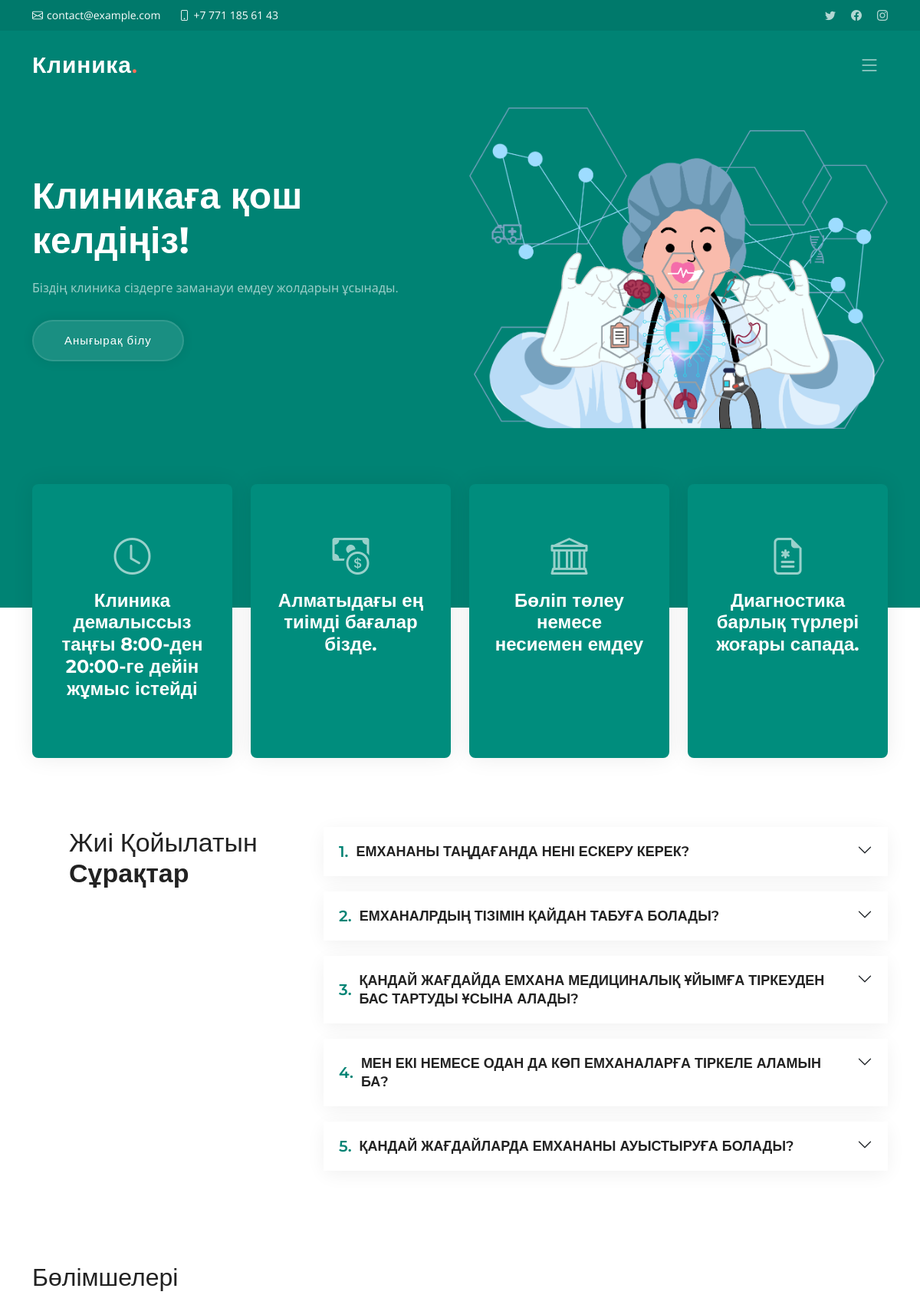
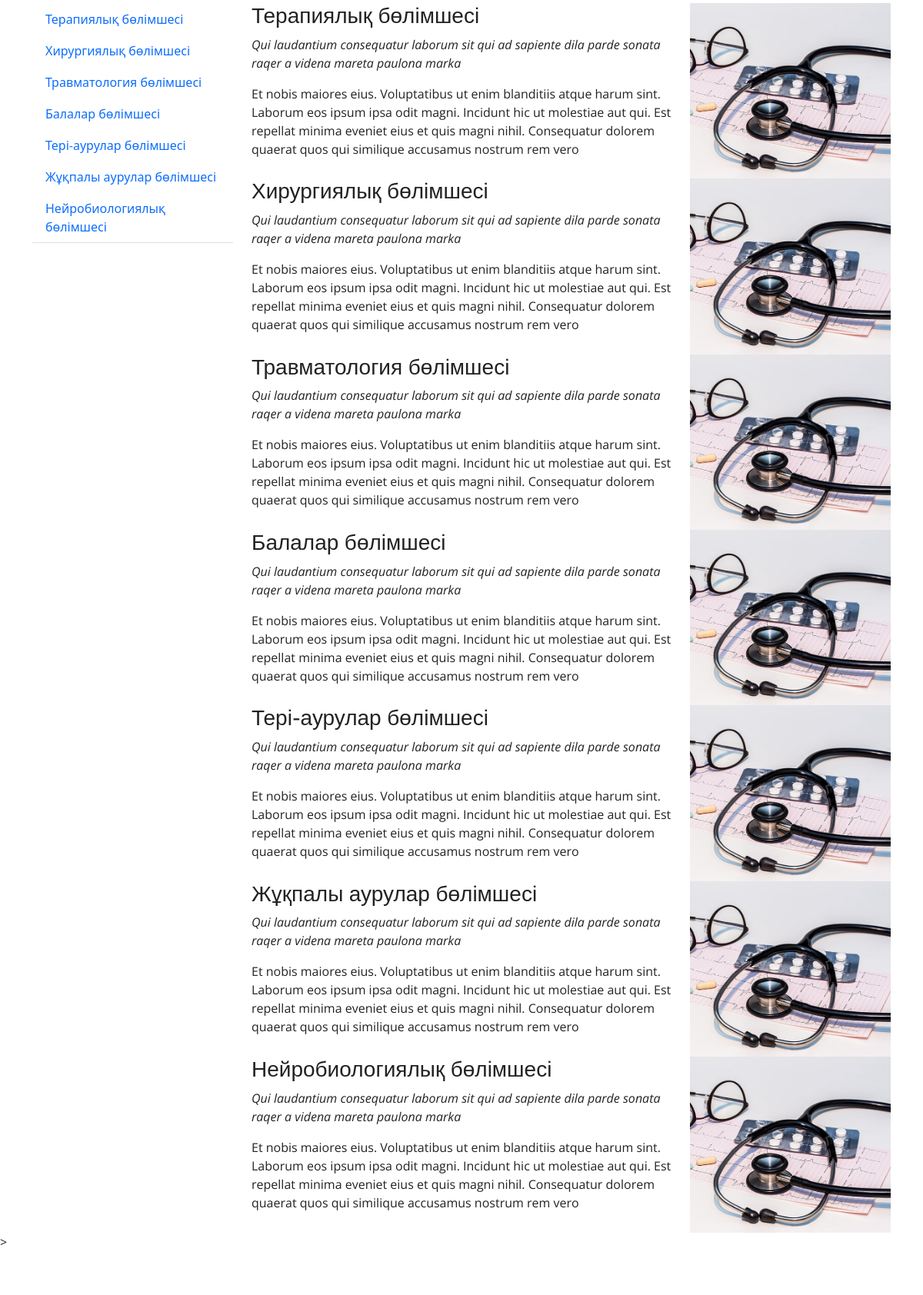
The app's page / (signed in, upper part) with its own data (2 pictures, top to bottom).
### website/models.py (models this page shows, shortened)
class Department(models.Model):
    name = models.CharField(max_length=70)

### website/views.py (the view)
# urls.py: path('', views.index, name='home'),
def index(request):
    doctors = Doctor.objects.all()
    departments = Department.objects.all()
    return render(request, "index.html", {"departments": departments, "doctors": doctors})

### website/templates/index.html (shortened to what this page needs)
{% extends 'base_template.html' %}
{% load static %}
{% block rels %}
  <link href="{% static "vendor/aos/aos.css" %}" rel="stylesheet">
  <link href="{% static "vendor/glightbox/css/glightbox.min.css" %}" rel="stylesheet">
  <link href="{% static "vendor/fontawesome-free/css/all.min.css" %}" rel="stylesheet">
  <link href="{% static "vendor/animate.css/animate.min.css" %}" rel="stylesheet">
  <link href="{% static "vendor/boxicons/css/boxicons.min.css" %}" rel="stylesheet">
  <link href="{% static "vendor/glightbox/css/glightbox.min.css" %}" rel="stylesheet">
  <link href="{% static "vendor/remixicon/remixicon.css" %}" rel="stylesheet">
{% endblock %}
{% block content %}
  <section id="hero" class="hero">
    <div class="container position-relative">
      <div class="row gy-5" data-aos="fade-in">
        <div class="col-lg-6 order-2 order-lg-1 d-flex flex-column justify-content-center text-center text-lg-start">
          <h2><span>Клиникаға</span> қош келдіңіз!</h2>
          <p>Біздің клиника сіздерге заманауи емдеу жолдарын ұсынады.</p>
          <div class="d-flex justify-content-center justify-content-lg-start">
            <a href="http://localhost:8000/about/" class="btn-get-started">Анығырақ білу</a>
            </div>
        </div>
        <div class="col-lg-6 order-1 order-lg-2">
          <img src="{% static "images/medic.png" %}" class="img-fluid" alt="" data-aos="zoom-out" data-aos-delay="100">
        </div>
      </div>
    </div>
    <div class="icon-boxes position-relative">
      <div class="container position-relative">
        <div class="row gy-4 mt-5">
          <div class="col-xl-3 col-md-6" data-aos="fade-up" data-aos-delay="100">
            <div class="icon-box">
              <div class="icon"><i class="bi bi-clock"></i></div>
                <h4 class="title"><a href="" class="stretched-link">Клиника демалыссыз таңғы 8:00-ден 20:00-ге дейін жұмыс істейді</a></h4>
            </div>
          </div>
          <div class="col-xl-3 col-md-6" data-aos="fade-up" data-aos-delay="200">
            <div class="icon-box">
              <div class="icon"><i class="bi bi-cash-coin"></i></div>
              <h4 class="title"><a href="" class="stretched-link">Алматыдағы ең тиімді бағалар бізде.</a></h4>
            </div>
          </div>
          <div class="col-xl-3 col-md-6" data-aos="fade-up" data-aos-delay="300">
            <div class="icon-box">
              <div class="icon"><i class="bi bi-bank"></i></div>
              <h4 class="title"><a href="" class="stretched-link">Бөліп төлеу немесе несиемен емдеу</a></h4>
            </div>
          </div>
          <div class="col-xl-3 col-md-6" data-aos="fade-up" data-aos-delay="500">
            <div class="icon-box">
              <div class="icon"><i class="bi bi-file-earmark-medical"></i></div>
              <h4 class="title"><a href="" class="stretched-link">Диагностика барлық түрлері жоғары сапада.</a></h4>
            </div>
          </div>
        </div>
      </div>
    </div>
  </section>
    <section id="faq" class="faq">
      <div class="container" data-aos="fade-up">
        <div class="row gy-4">
          <div class="col-lg-4">
            <div class="content px-xl-5">
              <h3>Жиі Қойылатын <strong>Сұрақтар</strong></h3>
            </div>
          </div>
          <div class="col-lg-8">
            <div class="accordion accordion-flush" id="faqlist" data-aos="fade-up" data-aos-delay="100">
              <div class="accordion-item">
                <h3 class="accordion-header">
                  <button class="accordion-button collapsed" type="button" data-bs-toggle="collapse" data-bs-target="#faq-content-1">
                    <span class="num">1.</span>
                   ЕМХАНАНЫ ТАҢДАҒАНДА НЕНІ ЕСКЕРУ КЕРЕК?
                  </button>
                </h3>
              </div>
              <div class="accordion-item">
                <h3 class="accordion-header">
                  <button class="accordion-button collapsed" type="button" data-bs-toggle="collapse" data-bs-target="#faq-content-2">
                    <span class="num">2.</span>
                     ЕМХАНАЛРДЫҢ ТІЗІМІН ҚАЙДАН ТАБУҒА БОЛАДЫ?
                  </button>
                </h3>
              </div>
              <div class="accordion-item">
                <h3 class="accordion-header">
                  <button class="accordion-button collapsed" type="button" data-bs-toggle="collapse" data-bs-target="#faq-content-3">
                    <span class="num">3.</span>
                    ҚАНДАЙ ЖАҒДАЙДА ЕМХАНА МЕДИЦИНАЛЫҚ ҰЙЫМҒА ТІРКЕУДЕН БАС ТАРТУДЫ ҰСЫНА АЛАДЫ?
                  </button>
                </h3>
              </div>
              <div class="accordion-item">
                <h3 class="accordion-header">
                  <button class="accordion-button collapsed" type="button" data-bs-toggle="collapse" data-bs-target="#faq-content-4">
                    <span class="num">4.</span>
                    МЕН ЕКІ НЕМЕСЕ ОДАН ДА КӨП ЕМХАНАЛАРҒА ТІРКЕЛЕ АЛАМЫН БА?
                  </button>
                </h3>
              </div>
              <div class="accordion-item">
                <h3 class="accordion-header">
                  <button class="accordion-button collapsed" type="button" data-bs-toggle="collapse" data-bs-target="#faq-content-5">
                    <span class="num">5.</span>
                    ҚАНДАЙ ЖАҒДАЙЛАРДА ЕМХАНАНЫ АУЫСТЫРУҒА БОЛАДЫ?
                  </button>
                </h3>
              </div>
            </div>
          </div>
        </div>
      </div>
    </section>
    <section id="departments" class="departments">
      <div class="container">
        <div class="section-title">
          <h2>Бөлімшелері</h2>
        </div>
        <div class="row gy-4">
          <div class="col-lg-3">
            <ul class="nav nav-tabs flex-column">
                {% for department in departments %}
                    <li class="nav-item">
                        <a class="nav-link" data-bs-toggle="tab" href="#tab-{{ department.id }}">{{ department.name }}</a>
                    </li>
                {% endfor %}
            </ul>
          </div>
          <div class="col-lg-9">
            <div class="tab-content">
                {% for department in departments %}
                    <div class="tab-pane active show" id="tab-{{ department.id }}">
                        <div class="row gy-4">
                            <div class="col-lg-8 details order-2 order-lg-1">
                                <h3>{{ department.name }}</h3>
                                <p class="fst-italic">Qui laudantium consequatur laborum sit qui ad sapiente dila parde sonata raqer a videna mareta paulona marka</p>
                                <p>Et nobis maiores eius. Voluptatibus ut enim blanditiis atque harum sint. Laborum eos ipsum ipsa odit magni. Incidunt hic ut molestiae aut qui. Est repellat minima eveniet eius et quis magni nihil. Consequatur dolorem quaerat quos qui similique accusamus nostrum rem vero</p>
                            </div>
                            <div class="col-lg-4 text-center order-1 order-lg-2">
                                <img src="assets/img/departments-1.jpg" alt="" class="img-fluid">
                            </div>
                        </div>
                    </div>
                {% endfor %}
            </div>
          </div>
      </div>
      </div>>
    </section>
  </main>
{% endblock %}

### website/static/css/main.css (style rules this page uses)
:root { --font-default: "Open Sans", system-ui, -apple-system, "Segoe UI", Roboto, "Helvetica Neue", Arial, "Noto Sans", "Liberation Sans", sans-serif, "Apple Color Emoji", "Segoe UI Emoji", "Segoe UI Symbol", "Noto Color Emoji"; --font-primary: "Montserrat", sans-serif; --font-secondary: "Poppins", sans-serif; }
:root { --color-default: #222222; --color-primary: #008374; --color-secondary: #f85a40; }
:root { scroll-behavior: smooth; }
body { font-family: var(--font-default); color: var(--color-default); }
a { color: var(--color-primary); text-decoration: none; }
h1, h2, h3, h4, h5, h6 { font-family: var(--font-primary); }
section { padding: 60px 0; overflow: hidden; scroll-margin-top: 70px; overflow: clip; }
.faq .content h3 { font-weight: 400; font-size: 34px; }
.faq .accordion-item { border: 0; margin-bottom: 20px; box-shadow: 0px 5px 25px 0px rgba(0, 0, 0, 0.06); border-radius: 10px; }
.faq .accordion-item:last-child { margin-bottom: 0; }
.faq .accordion-button { padding: 20px 50px 20px 20px; font-weight: 600; border: 0; font-size: 18px; line-height: 24px; color: var(--color-default); text-align: left; background: #fff; box-shadow: none; border-radius: 10px; }
.faq .accordion-button .num { padding-right: 10px; font-size: 20px; line-height: 0; color: var(--color-primary); }
.faq .accordion-button:after { position: absolute; right: 20px; top: 20px; }
.hero { width: 100%; position: relative; background: var(--color-primary); padding: 10px 0 0 0; }
.hero h2 { font-size: 48px; font-weight: 700; margin-bottom: 20px; color: #fff; }
.hero p { color: rgba(255, 255, 255, 0.6); font-weight: 400; margin-bottom: 30px; }
.hero .btn-get-started { font-family: var(--font-primary); font-weight: 500; font-size: 15px; letter-spacing: 1px; display: inline-block; padding: 14px 40px; border-radius: 50px; transition: 0.3s; color: #fff; background: rgba(255, 255, 255, 0.1); box-shadow: 0 0 15px rgba(0, 0, 0, 0.08); border: 2px solid rgba(255, 255, 255, 0.1); }
.hero .icon-boxes { padding-bottom: 30px; }
@media (min-width: 1200px) { .hero .icon-boxes:before { content: ""; position: absolute; bottom: 0; left: 0; right: 0; height: calc(50% + 20px); background-color: #fff; } }
.hero .icon-box { padding: 60px 30px; position: relative; overflow: hidden; background: #008d7d; box-shadow: 0 0 29px 0 rgba(0, 0, 0, 0.08); transition: all 0.3s ease-in-out; border-radius: 8px; z-index: 1; height: 100%; width: 100%; text-align: center; }
.hero .icon-box .title { font-weight: 700; margin-bottom: 15px; font-size: 24px; }
.hero .icon-box .title a { color: #fff; transition: 0.3s; }
.hero .icon-box .icon { margin-bottom: 20px; padding-top: 10px; display: inline-block; transition: all 0.3s ease-in-out; font-size: 48px; line-height: 1; color: rgba(255, 255, 255, 0.6); }

### records on screen
Department: name "Терапиялық бөлімшесі"
Department: name "Хирургиялық бөлімшесі"
Department: name "Травматология бөлімшесі"
Department: name "Балалар бөлімшесі"
Department: name "Тері-аурулар бөлімшесі"
Department: name "Жұқпалы аурулар бөлімшесі"
Department: name "Нейробиологиялық бөлімшесі"
